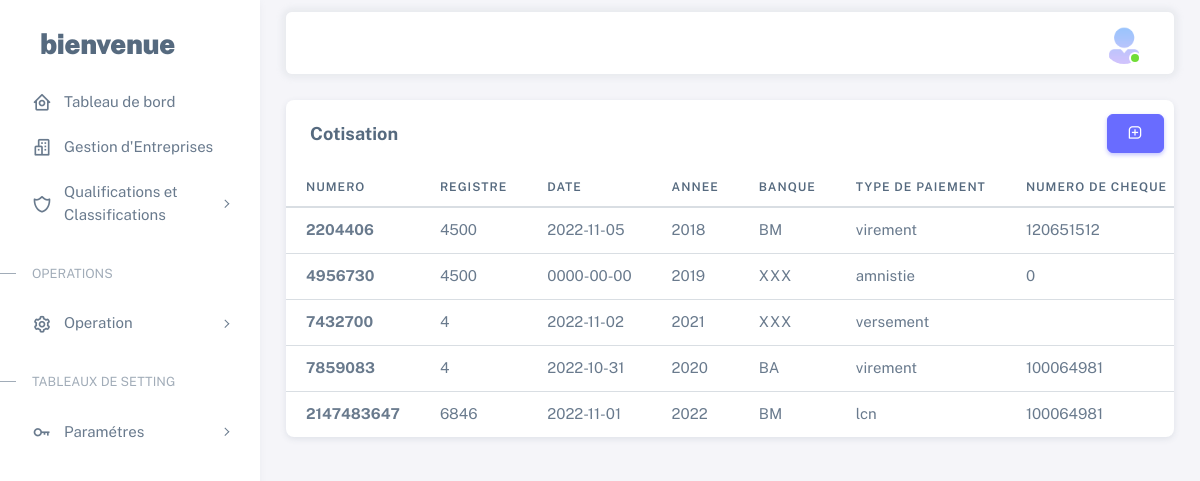
/cotisation.php (signed in), run on the app's committed database.
### tables this page shows
CREATE TABLE `cotis` (
  `registre` int(5) DEFAULT NULL,
  `dat` date DEFAULT NULL,
  `type_paiement` varchar(35) NOT NULL,
  `cheque` varchar(9) DEFAULT NULL,
  `banque` varchar(2) DEFAULT NULL,
  `montant` int(5) DEFAULT NULL,
  `lieu` varchar(5) DEFAULT NULL,
  `ANNEE` int(11) DEFAULT NULL,
  `num` int(11) NOT NULL
);

### cotisation.php (the view, shortened to what this page needs)
<!DOCTYPE html>
<html lang="en" class="light-style layout-menu-fixed" dir="ltr" data-theme="theme-default" data-assets-path="assets/"
    data-template="vertical-menu-template-free">
<head>
    <link rel="stylesheet" href="assets/vendor/fonts/boxicons.css" />
    <link href='https://unpkg.com/boxicons@2.1.2/css/boxicons.min.css' rel='stylesheet'>
    <link rel="stylesheet" href="assets/vendor/css/core.css" class="template-customizer-core-css" />
    <link rel="stylesheet" href="assets/vendor/css/theme-default.css" class="template-customizer-theme-css" />
    <link rel="stylesheet" href="assets/css/demo.css" />
    <link rel="stylesheet" href="assets/vendor/libs/perfect-scrollbar/perfect-scrollbar.css" />
    <link rel="stylesheet" href="assets/vendor/libs/apex-charts/apex-charts.css" />
</head>
<body>
    <div class="layout-wrapper layout-content-navbar">
        <div class="layout-container">
            <aside id="layout-menu" class="layout-menu menu-vertical menu bg-menu-theme">
                <div class="app-brand demo">
                    <a href="dashboard.php" class="app-brand-link">
                        <span class="app-brand-text demo menu-text fw-bolder ms-2">bienvenue</span>
                    </a>
                </div>
                <ul class="menu-inner py-1">
                    <li class="menu-item">
                        <a href="dashboard.php" class="menu-link">
                            <i class="menu-icon tf-icons bx bx-home-circle"></i>
                            <div data-i18n="Analytics">Tableau de bord</div>
                        </a>
                    </li>
                    <li class="menu-item">
                        <a href="Entreprises.php" class="menu-link">
                            <i class="menu-icon tf-icons bx bx-buildings"></i>
                            <div data-i18n="Basic">Gestion d'Entreprises</div>
                        </a>
                    </li>
                    <li class="menu-item">
                        <a href="javascript:void(0);" class="menu-link menu-toggle">
                            <i class="menu-icon tf-icons bx bx-shield-alt-2"></i>
                            <div data-i18n="Account Settings">Qualifications et Classifications</div>
                        </a>
                    </li>
                    <li class="menu-header small text-uppercase">
                        <span class="menu-header-text">OPERATIONS</span>
                    </li>
                    <li class="menu-item">
                        <a href="javascript:void(0);" class="menu-link menu-toggle">
                            <i class="menu-icon tf-icons bx bx-cog"></i>
                            <div data-i18n="Account Settings">Operation</div>
                        </a>
                    </li>
                    <li class="menu-header small text-uppercase"><span class="menu-header-text">Tableaux de
                            setting</span></li>
                    <li class="menu-item">
                        <a href="javascript:void(0);" class="menu-link menu-toggle">
                            <i class="menu-icon tf-icons bx bx-key"></i>
                            <div data-i18n="Account Settings">Paramétres</div>
                        </a>
                    </li>
                </ul>
            </aside>
            <div class="layout-page">
                <nav class="layout-navbar container-xxl navbar navbar-expand-xl navbar-detached align-items-center bg-navbar-theme"
                    id="layout-navbar">
                    <div class="navbar-nav-right d-flex align-items-center" id="navbar-collapse">
                        <ul class="navbar-nav flex-row align-items-center ms-auto">
                            <li class="nav-item navbar-dropdown dropdown-user dropdown">
                                <a class="nav-link dropdown-toggle hide-arrow" href="javascript:void(0);"
                                    data-bs-toggle="dropdown">
                                    <div class="avatar avatar-online">
                                        <img src="assets/img/avatars/55.png" alt
                                            class="w-px-40 h-auto rounded-circle" />
                                    </div>
                                </a>
                            </li>
                        </ul>
                    </div>
                </nav>
                <div class="content-wrapper">
                    <div class="container-xxl flex-grow-1 container-p-y">
                        <div class="card">
                            <div class="row">
                                <div class="col-md-6">
                                    <h5 class="card-header"> <strong>Cotisation</strong></h5>
                                </div>
                                <div class="col-md-4 "
                                    style="margin-left: auto;text-align-last: right; align-self: center; padding-right: calc(var(--bs-gutter-x) * 0.9);">
                                    <button type="button" class="btn btn-primary bx bx-message-square-add"
                                        data-bs-toggle="modal" data-bs-target="#modaladd">
                                    </button>
                                </div>
                            </div>
                            <?php include 'updatecotis.php'; ?>
                            <div class="table-responsive text-nowrap">
                                <table class="table table-hover" id="table_cotis">
                                    <thead>
                                        <tr>
                                            <th>Numero</th>
                                            <th>Registre</th>
                                            <th>Date</th>
                                            <th>annee</th>
                                            <th>Banque</th>
                                            <th>type de paiement</th>
                                            <th>Numero de cheque</th>
                                        </tr>
                                    </thead>
                                    <tbody class="table-border-bottom-0">
                                        <?php
                                        $sql = "SELECT * FROM `cotis`";
                                        $query = mysqli_query($conn, $sql);
                                        if (mysqli_num_rows($query) > 0) {
                                            while ($row = mysqli_fetch_assoc($query)) {
                                                $ide = $row["num"];
                                                echo "
                                                    <tr>
                                                        <td><strong>" . $row["num"] . "</strong></td>
                                                        <td>" . $row["registre"] . "</td>
                                                        <td>" . $row["dat"] . "</td>
                                                        <td>" . $row["ANNEE"] . "</td>
                                                        <td>";
                                                if ($row["banque"] == '0') {
                                                    echo "XXX";
                                                } else {
                                                    echo $row["banque"];
                                                }
                                                echo "</td>
                                                        <td>" . $row["type_paiement"] . "</td>
                                                        <td>" . $row["cheque"] . "</td>
                                                        <td>" . $row["montant"] . "<strong>DH</strong></td>
                                                        <td>" . $row["lieu"] . "</td>";
                                                if ($_COOKIE['type_user'] == 1) {
                                                    echo "<td>
                                                                <div class=\"dropdown\">
                                                                    <button type=\"button\" class=\"btn p-0 dropdown-toggle hide-arrow\" data-bs-toggle=\"dropdown\">
                                                                        <i class=\"bx bx-dots-vertical-rounded\"></i>
                                                                    </button>
                                                                    <div class=\"dropdown-menu\">
                                                                        <a class=\"dropdown-item editcotis\"  data-bs-toggle=\"modal\" data-bs-target=\"#cotisationup\" href=\"#\"><i class=\"bx bx-edit-alt me-1\" data-id=" . $ide . "></i> Edit</a>
                                                                        <a class=\"dropdown-item\" href=cotisation.php?cotisation_del=" . $row["num"] . "><i class=\"bx bx-trash me-1\"></i> Delete</a>
                                                                    </div>
                                                                </div>
                                                            </td>
                                                        </tr>";
                                                }
                                            }
                                        }
                                        ?>
                                    </tbody>
                                </table>
                            </div>
                        </div>
                    </div>
                </div>
            </div>
        </div>
    </div>
</body>
</html>

### assets/css/demo.css (style rules this page uses)
.menu .app-brand.demo { height: 64px; margin-top: 12px; }
.app-brand-text.demo { font-size: 1.75rem; letter-spacing: -0.5px; text-transform: lowercase; }

### data on the page
cotis: num "2204406", registre "4500", dat "2022-11-05", ANNEE "2018", banque "BM", type_paiement "virement", cheque "120651512"
cotis: num "4956730", registre "4500", dat "0000-00-00", ANNEE "2019", banque "XXX", type_paiement "amnistie", cheque "0"
cotis: num "7432700", registre "4", dat "2022-11-02", ANNEE "2021", banque "XXX", type_paiement "versement"
cotis: num "7859083", registre "4", dat "2022-10-31", ANNEE "2020", banque "BA", type_paiement "virement", cheque "100064981"
cotis: num "2147483647", registre "6846", dat "2022-11-01", ANNEE "2022", banque "BM", type_paiement "lcn", cheque "100064981"
